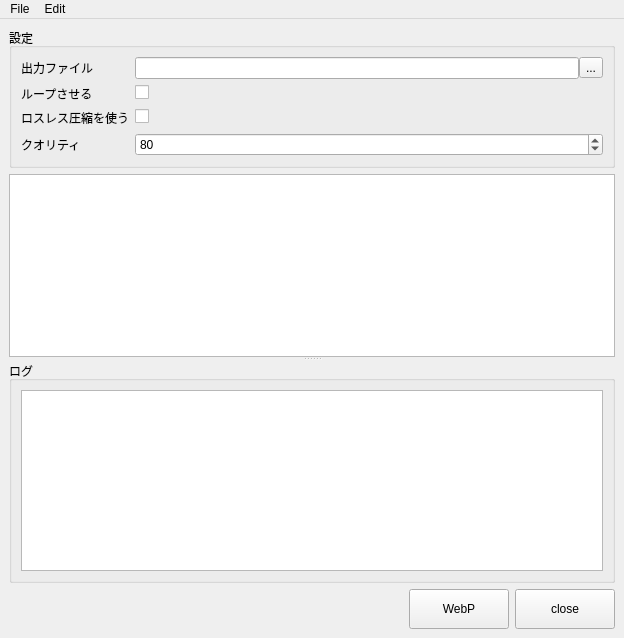
<?xml version="1.0" encoding="UTF-8"?>
<ui version="4.0">
 <class>MainWindow</class>
 <widget class="QMainWindow" name="MainWindow">
  <property name="geometry">
   <rect>
    <x>0</x>
    <y>0</y>
    <width>624</width>
    <height>638</height>
   </rect>
  </property>
  <property name="windowTitle">
   <string>MainWindow</string>
  </property>
  <widget class="QWidget" name="centralwidget">
   <layout class="QVBoxLayout" name="verticalLayout_2">
    <item>
     <widget class="QGroupBox" name="groupBox">
      <property name="title">
       <string>設定</string>
      </property>
      <layout class="QFormLayout" name="formLayout">
       <item row="0" column="0">
        <widget class="QLabel" name="label_4">
         <property name="text">
          <string>出力ファイル</string>
         </property>
        </widget>
       </item>
       <item row="0" column="1">
        <layout class="QHBoxLayout" name="horizontalLayout">
         <property name="spacing">
          <number>0</number>
         </property>
         <item>
          <widget class="QLineEdit" name="dstLineEdit"/>
         </item>
         <item>
          <widget class="QToolButton" name="dstToolButton">
           <property name="text">
            <string>...</string>
           </property>
          </widget>
         </item>
        </layout>
       </item>
       <item row="1" column="0">
        <widget class="QLabel" name="label">
         <property name="text">
          <string>ループさせる</string>
         </property>
        </widget>
       </item>
       <item row="1" column="1">
        <widget class="QCheckBox" name="loopCheckBox">
         <property name="text">
          <string/>
         </property>
        </widget>
       </item>
       <item row="2" column="0">
        <widget class="QLabel" name="label_3">
         <property name="text">
          <string>ロスレス圧縮を使う</string>
         </property>
        </widget>
       </item>
       <item row="2" column="1">
        <widget class="QCheckBox" name="losslessheckBox">
         <property name="text">
          <string/>
         </property>
        </widget>
       </item>
       <item row="3" column="0">
        <widget class="QLabel" name="label_2">
         <property name="text">
          <string>クオリティ</string>
         </property>
        </widget>
       </item>
       <item row="3" column="1">
        <widget class="QSpinBox" name="qualitySpinBox">
         <property name="minimum">
          <number>1</number>
         </property>
         <property name="maximum">
          <number>100</number>
         </property>
         <property name="value">
          <number>80</number>
         </property>
        </widget>
       </item>
      </layout>
     </widget>
    </item>
    <item>
     <widget class="QSplitter" name="splitter">
      <property name="orientation">
       <enum>Qt::Vertical</enum>
      </property>
      <widget class="QTableView" name="tableView">
       <property name="wordWrap">
        <bool>false</bool>
       </property>
      </widget>
      <widget class="QGroupBox" name="groupBox_2">
       <property name="sizePolicy">
        <sizepolicy hsizetype="Preferred" vsizetype="Preferred">
         <horstretch>0</horstretch>
         <verstretch>0</verstretch>
        </sizepolicy>
       </property>
       <property name="title">
        <string>ログ</string>
       </property>
       <layout class="QVBoxLayout" name="verticalLayout">
        <item>
         <widget class="LogTextEdit" name="logTextEdit">
          <property name="sizePolicy">
           <sizepolicy hsizetype="Expanding" vsizetype="Preferred">
            <horstretch>0</horstretch>
            <verstretch>0</verstretch>
           </sizepolicy>
          </property>
          <property name="lineWrapMode">
           <enum>QTextEdit::NoWrap</enum>
          </property>
          <property name="readOnly">
           <bool>true</bool>
          </property>
         </widget>
        </item>
       </layout>
      </widget>
     </widget>
    </item>
    <item>
     <layout class="QHBoxLayout" name="horizontalLayout_3">
      <item>
       <spacer name="horizontalSpacer">
        <property name="orientation">
         <enum>Qt::Horizontal</enum>
        </property>
        <property name="sizeHint" stdset="0">
         <size>
          <width>40</width>
          <height>20</height>
         </size>
        </property>
       </spacer>
      </item>
      <item>
       <widget class="QPushButton" name="webpButton">
        <property name="minimumSize">
         <size>
          <width>100</width>
          <height>40</height>
         </size>
        </property>
        <property name="text">
         <string>WebP</string>
        </property>
       </widget>
      </item>
      <item>
       <widget class="QPushButton" name="closeButton">
        <property name="minimumSize">
         <size>
          <width>100</width>
          <height>40</height>
         </size>
        </property>
        <property name="text">
         <string>close</string>
        </property>
       </widget>
      </item>
     </layout>
    </item>
   </layout>
  </widget>
  <widget class="QMenuBar" name="menubar">
   <property name="geometry">
    <rect>
     <x>0</x>
     <y>0</y>
     <width>624</width>
     <height>21</height>
    </rect>
   </property>
   <widget class="QMenu" name="menuFile">
    <property name="title">
     <string>File</string>
    </property>
    <addaction name="actionOpen"/>
    <addaction name="actionSave"/>
    <addaction name="separator"/>
    <addaction name="actionExit"/>
   </widget>
   <widget class="QMenu" name="menuEdit">
    <property name="title">
     <string>Edit</string>
    </property>
    <addaction name="actionCopy"/>
    <addaction name="actionPaste"/>
    <addaction name="actionDelete"/>
    <addaction name="separator"/>
    <addaction name="actionUp"/>
    <addaction name="actionDown"/>
   </widget>
   <addaction name="menuFile"/>
   <addaction name="menuEdit"/>
  </widget>
  <action name="actionOpen">
   <property name="text">
    <string>Open</string>
   </property>
   <property name="shortcut">
    <string>Ctrl+O</string>
   </property>
  </action>
  <action name="actionSave">
   <property name="text">
    <string>Save</string>
   </property>
   <property name="shortcut">
    <string>Ctrl+S</string>
   </property>
  </action>
  <action name="actionExit">
   <property name="text">
    <string>Exit</string>
   </property>
   <property name="shortcut">
    <string>Ctrl+Q</string>
   </property>
  </action>
  <action name="actionCopy">
   <property name="text">
    <string>Copy</string>
   </property>
   <property name="shortcut">
    <string>Ctrl+C</string>
   </property>
  </action>
  <action name="actionPaste">
   <property name="text">
    <string>Paste</string>
   </property>
   <property name="shortcut">
    <string>Ctrl+V</string>
   </property>
  </action>
  <action name="actionUp">
   <property name="text">
    <string>Up</string>
   </property>
   <property name="shortcut">
    <string>Alt+Up</string>
   </property>
  </action>
  <action name="actionDown">
   <property name="text">
    <string>Down</string>
   </property>
   <property name="shortcut">
    <string>Alt+Down</string>
   </property>
  </action>
  <action name="actionDelete">
   <property name="text">
    <string>Delete</string>
   </property>
   <property name="shortcut">
    <string>Del</string>
   </property>
  </action>
 </widget>
 <customwidgets>
  <customwidget>
   <class>LogTextEdit</class>
   <extends>QTextEdit</extends>
   <header>webp_util.gui.log</header>
  </customwidget>
 </customwidgets>
 <resources/>
 <connections/>
</ui>
